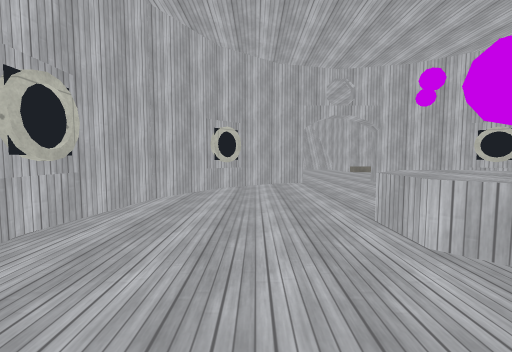
[1] (above)

24 first-person views from a walk through a Godot game level. The camera is 1.3 m above the floor, tilts 4° down and sees 90° across. The floor is counted in squares, 2 m on a side. Each view is taken from the middle of a square. On the plan, view 1 faces up. The plan holds only what a view shows up to about 9 squares ahead; the rest is blank. The place goes on beyond the plan. Some surface patterns are stand-ins.

[2]
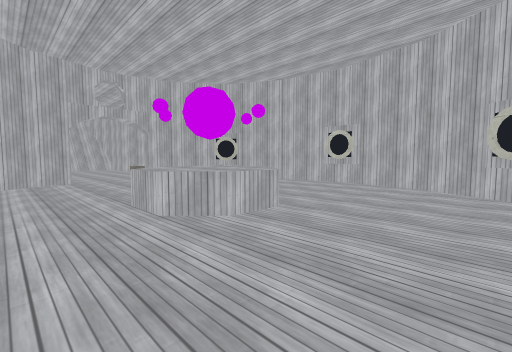

[3]
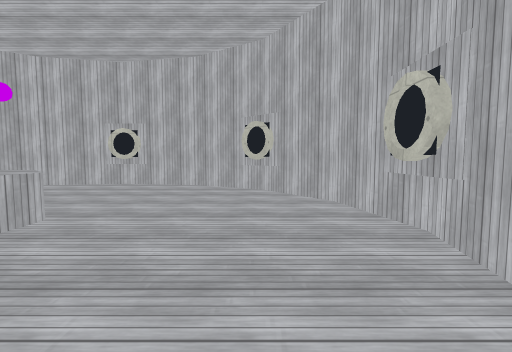

[4]
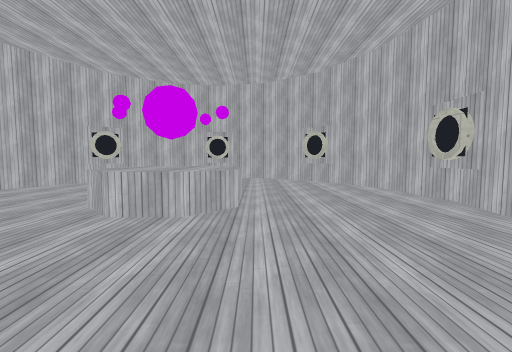

[5]
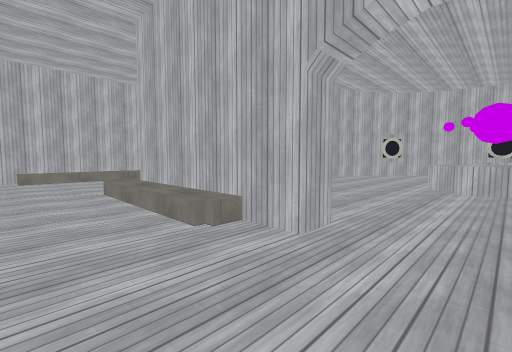

[6]
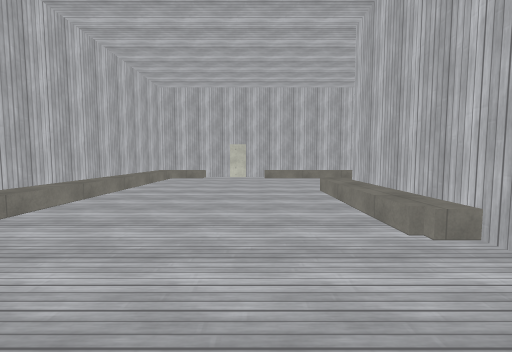

[7]
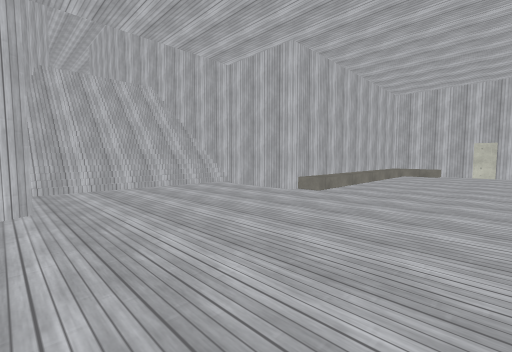

[8]
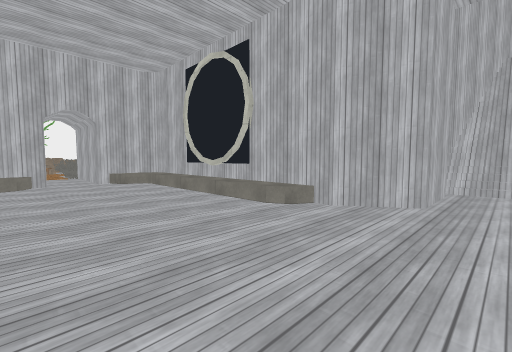

[9]
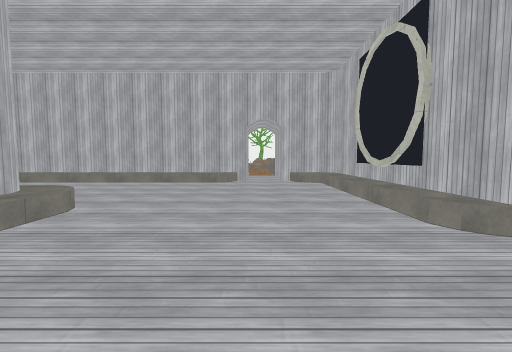

[10]
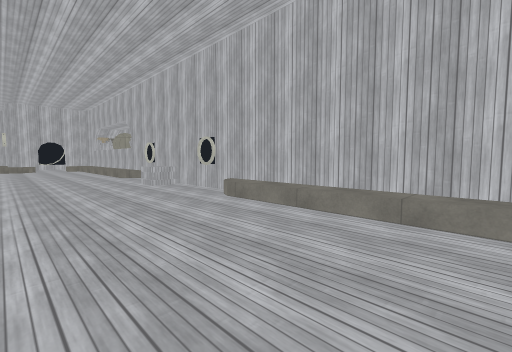

[11]
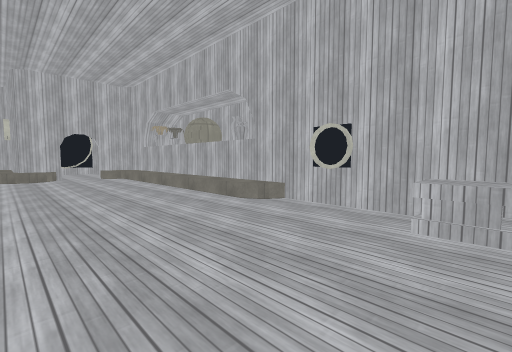

[12]
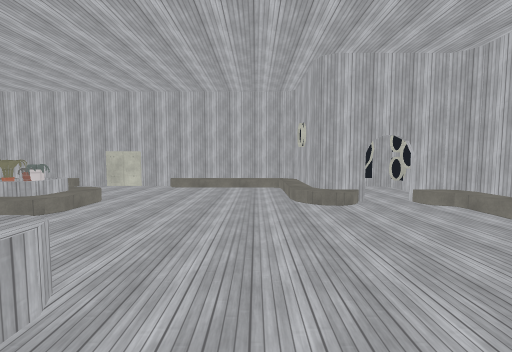

[13]
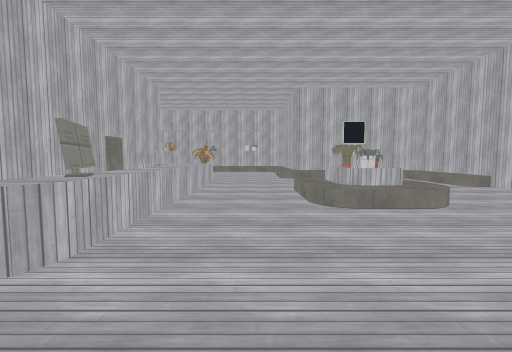

[14]
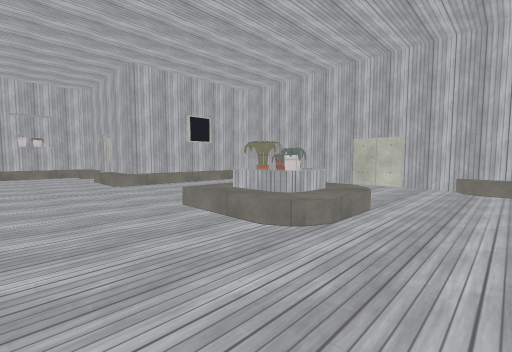

[15]
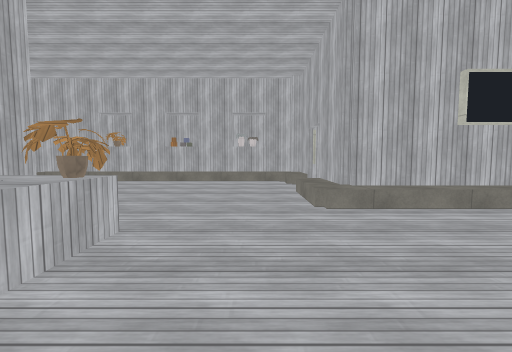

[16]
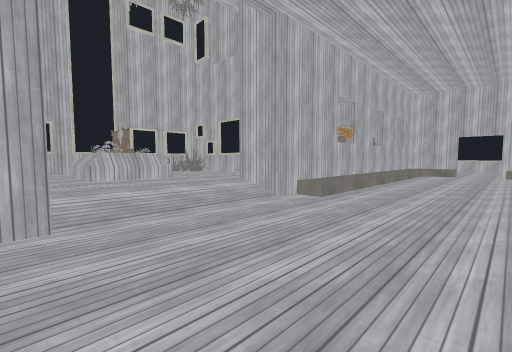

[17]
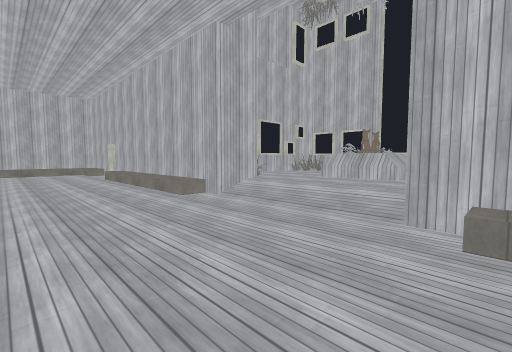

[18]
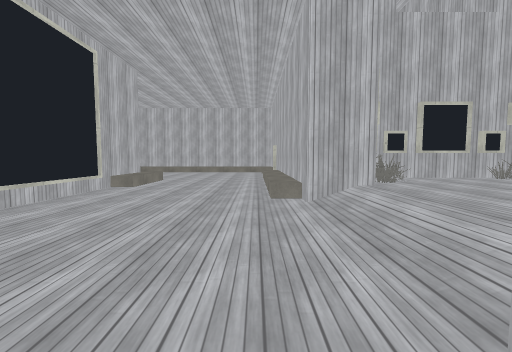

[19]
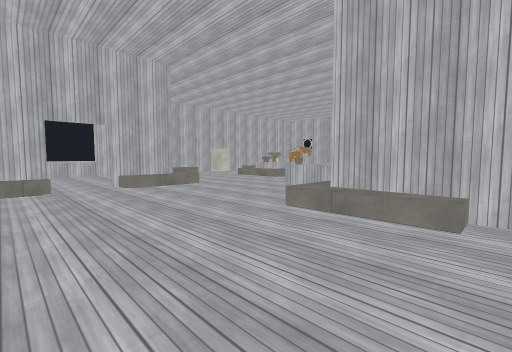

[20]
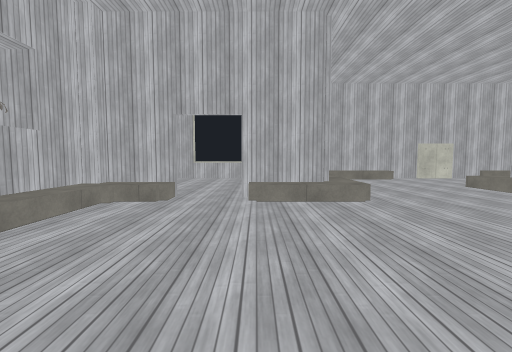

[21]
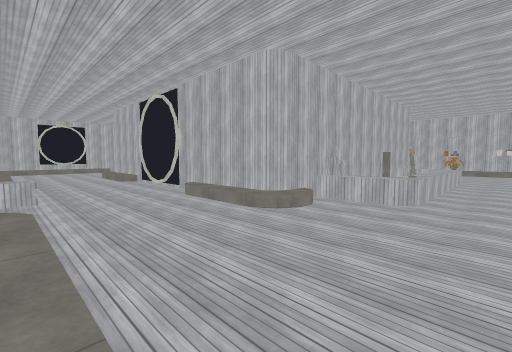

[22]
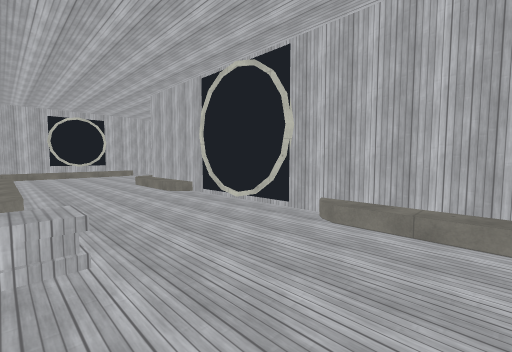

[23]
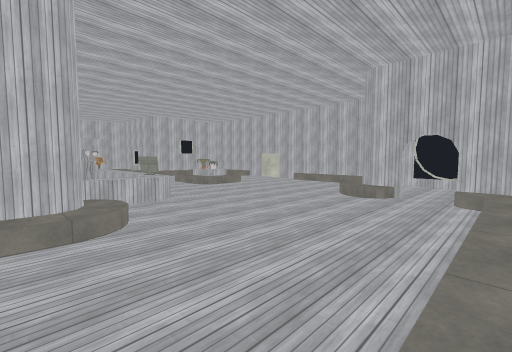

[24]
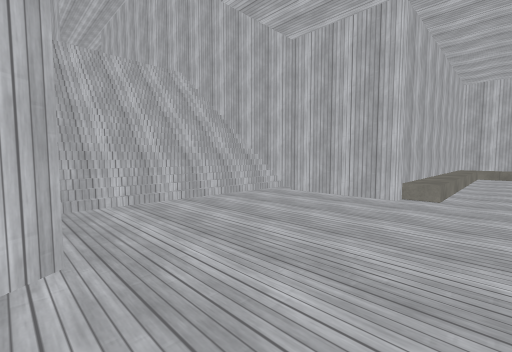

### Floor plan
Key: @ floor where view 1 was taken; # wall or solid block; . main floor; : floor 0.5 m higher than the main floor; / step, stairs or slope; D closed door; = window, fence, low wall or low ledge; ^ raised ledge; v drop or lower ground; C computer.
Columns run from 9 left of view 1 to 16 right of it. Each row starts with its distance up from view 1.
 20             #
 19           v v
 18           vvv#
 17          #///##
 16          #////#
 15          #////#
 14          #....#
 13   ########....#######
 12   #:/##//.....::::::#
 11 ###/................#
 10  ...................D
  9   #/................D
  8   #:................#
  7   #:...####..###:...#
  6   #:...###....##:...#
  5   #:...##......#/...######
  4   #:...#.......#....##:::#
  3   #/...#...^^..##...///=:#
  2   #....#...^^...#...///= #
  1   #^...#........#.../::: #
  0   #....#.@.....##...##::=#
 -1   #....##.....##....######
 -2   #/...###...###:...#
 -3   #:.../.####D^//...#
 -4   #:.....C^^^^^.....#
 -5   #:................#
 -6   #:................#
 -7   #:.......//...##.##
 -8   #/.......=/...#...#
 -9   ##.##....//...#...
-10    #..#.........#...
-11    ####///.DD///#...#
-12       ###############

Positions as (right, up) in squares from view 1, and headings:
1: (0, 0), facing up
2: (0, -1), facing up-right
3: (0, -1), facing right
4: (1, 6), facing down
5: (2, 9), facing down-right
6: (2, 9), facing right
7: (0, 9), facing up-right
8: (1, 9), facing up-left
9: (1, 10), facing left
10: (-3, 7), facing down-left
11: (-3, 1), facing down-left
12: (-2, -3), facing down
13: (-2, -6), facing right
14: (0, -5), facing down-right
15: (3, -6), facing right
16: (8, 4), facing down-right
17: (8, 0), facing up-right
18: (10, 0), facing up
19: (10, -1), facing down-left
20: (8, -3), facing down
21: (-6, -6), facing up-right
22: (-6, -2), facing up-right
23: (-6, -2), facing down-right
24: (0, 11), facing up-right
